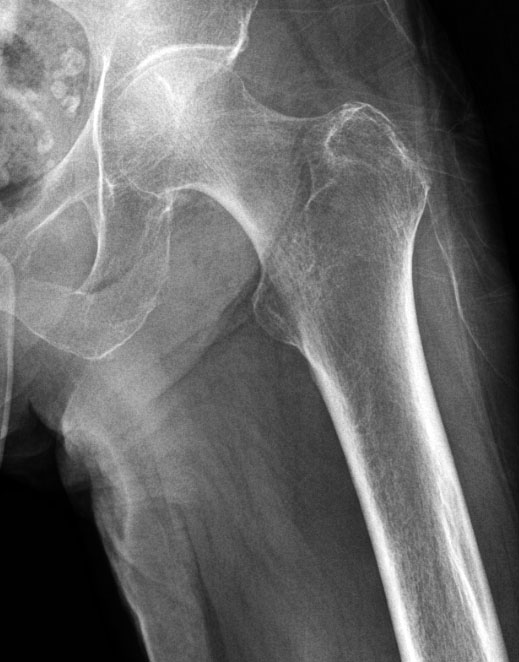
#> input picture razbory/chrezvertelnyy_perelom/images/radiopaedia_ishodniki/rentgen_kosaya.jpg, 519 x 662 px
$ python postroit.py
#> lines starting #> are read from the running program, lines starting #| are printed output that depends on the picture
#!/usr/bin/env python3
"""Схемы к разбору «Чрезвертельный перелом у пациентки 100 лет».

    python3 postroit.py

zony_bedra.png — проксимальный отдел правой бедренной кости, вид спереди:
    А — анатомические зоны и граница прикрепления капсулы сустава;
    Б — типичные линии переломов с кодами AO/OTA 2018.
garden.png этим скриптом не строится: это иллюстрация Frank Gaillard
    (Radiopaedia, rID 7823, CC BY-NC-SA 3.0).
kadry_radiopaedia.jpg — рентгенограмма и МРТ из случая Radiopaedia
    (Tigges S., rID 187366), скомпонованы рядом; исходные кадры в radiopaedia_ishodniki/.

Контур кости условный: пропорции приближены к взрослой бедренной кости
(шеечно-диафизарный угол около 130°), это схема, а не анатомический атлас.
"""

from __future__ import annotations

from pathlib import Path

import numpy as np
import matplotlib

matplotlib.use("Agg")
import matplotlib.pyplot as plt
from matplotlib.patches import Circle, Polygon
from matplotlib.path import Path as MPath

PAPKA = Path(__file__).resolve().parent

plt.rcParams.update({
    "font.family": "DejaVu Sans",
    "font.size": 9,
    "axes.titlesize": 10.5,
    "axes.titleweight": "bold",
    "axes.titlecolor": "#1c2833",
    "figure.facecolor": "white",
    "savefig.facecolor": "white",
    "savefig.dpi": 220,
    "savefig.bbox": "tight",
})

TEMNYY = "#1c2833"
KOST = "#f4ecd8"
KOST_KRAY = "#6e5f45"
KAPSULA = "#2471a3"
KAPSULA_ZALIVKA = "#d6eaf8"
KRASNYY = "#a93226"
ORANZH = "#ca6f1e"
ZELENYY = "#1e8449"
FIOLET = "#7d3c98"
SERYY = "#7f8c8d"

# Условная система координат, мм; медиальная сторона слева, диафиз вертикален.
# Ось шейки выходит из точки OSNOVANIE под углом 130° к диафизу (40° к горизонтали).
OSNOVANIE = np.array([0.0, 135.0])
OS_SHEYKI = np.array([-np.cos(np.radians(40)), np.sin(np.radians(40))])
NORMAL = np.array([OS_SHEYKI[1], -OS_SHEYKI[0]])     # направлена вверх-латерально
GOLOVKA = tuple(OSNOVANIE + 65 * OS_SHEYKI)
R_GOL = 22.0


def na_sheyke(s: float, smeshchenie: float = 0.0) -> np.ndarray:
    """Точка на расстоянии s от основания по оси шейки, со смещением по нормали."""
    return OSNOVANIE + s * OS_SHEYKI + smeshchenie * NORMAL


def chaikin(tochki: np.ndarray, iteracii: int = 4) -> np.ndarray:
    """Сглаживание замкнутой ломаной методом Чайкина."""
#> called with tochki = array of shape (94, 2), iteracii = 3
    p = tochki
    for _ in range(iteracii):
        q = 0.75 * p + 0.25 * np.roll(p, -1, axis=0)
        r = 0.25 * p + 0.75 * np.roll(p, -1, axis=0)
        p = np.empty((2 * len(q), 2))
        p[0::2], p[1::2] = q, r
    return p


POLUSHIRINA_SHEYKI = 13.0


def styk_s_golovkoy(h: float) -> tuple[float, float]:
    """Параметр s и угол (рад) точки, где край шейки со смещением h входит в головку."""
    s = 65 - np.sqrt(R_GOL ** 2 - h ** 2)
    v = na_sheyke(s, h) - np.array(GOLOVKA)
    return s, np.arctan2(v[1], v[0])


def kontur_kosti() -> np.ndarray:
    """Замкнутый контур по часовой стрелке от латерального края диафиза внизу."""
    s_v, ug_v = styk_s_golovkoy(POLUSHIRINA_SHEYKI)
    s_n, ug_n = styk_s_golovkoy(-POLUSHIRINA_SHEYKI)
    lateral = [(15, 0), (15, 60), (15, 104), (17, 132), (21, 150), (24, 162),
               (21, 171), (13, 175), (6, 171), (3, 163)]                       # большой вертел и вертельная ямка
    verh = [tuple(na_sheyke(s, POLUSHIRINA_SHEYKI + 3 * (1 - s / s_v))) for s in (12, 30, s_v)]
    ugly = np.linspace(ug_v, ug_n + 2 * np.pi, 70)
    golovka = [(GOLOVKA[0] + R_GOL * np.cos(a), GOLOVKA[1] + R_GOL * np.sin(a)) for a in ugly]
    niz = [tuple(na_sheyke(s, -POLUSHIRINA_SHEYKI - 4 * (1 - s / s_n))) for s in (s_n, 28)]
    medial = [(-24, 133), (-19, 126), (-24, 121), (-31, 116), (-29, 110), (-19, 106),   # малый вертел
              (-15, 98), (-15, 60), (-15, 0)]
    return np.array(lateral + verh + golovka + niz + medial, dtype=float)


def narisovat_kost(ax, zalivka: str = KOST) -> None:
    syroy = kontur_kosti()
    # Сглаживается всё, кроме дуги головки, — у неё точек достаточно.
    gladkiy = chaikin(syroy, 3)
    gladkiy = np.vstack([gladkiy[gladkiy[:, 1] > 3], [(-15, 0), (15, 0)]])
    ax.add_patch(Polygon(gladkiy, closed=True, fc=zalivka, ec=KOST_KRAY, lw=1.3, zorder=2))
    x = np.linspace(-15, 15, 30)
    ax.plot(x, 1.2 * np.sin(x / 3.0), color=KOST_KRAY, lw=1.0, zorder=4)


def kapsula_kontur() -> tuple[np.ndarray, np.ndarray]:
    """Капсула: спереди крепится по межвертельной линии, проксимально — по краю вертлужной впадины."""
    t = np.linspace(0, 1, 40)
    nachalo, konec = np.array([9.0, 160.0]), np.array([-21.0, 126.0])
    mezh = nachalo + np.outer(t, konec - nachalo) + np.outer(np.sin(np.pi * t), [-4.0, 3.0])
    niz = [na_sheyke(22, -18), na_sheyke(40, -18)]
    ugly = np.radians(np.linspace(250, 60, 60))
    duga = np.column_stack([GOLOVKA[0] + 28 * np.cos(ugly), GOLOVKA[1] + 28 * np.sin(ugly)])
    verh = [na_sheyke(45, 17), na_sheyke(22, 17)]
    obvod = np.vstack([mezh, niz, duga, verh])
    return obvod, mezh


def kapsula(ax, zalivka: bool) -> None:
    obvod, mezh = kapsula_kontur()
    if zalivka:
        ax.add_patch(Polygon(obvod, closed=True, fc=KAPSULA_ZALIVKA, ec="none", alpha=0.55, zorder=3))
    ax.add_patch(Polygon(obvod, closed=True, fill=False, ec=KAPSULA, lw=1.3, ls=(0, (5, 3)), zorder=5))
    ax.plot(mezh[:, 0], mezh[:, 1], color=KAPSULA, lw=2.4, zorder=6)


def podpis(ax, xy, xytext, tekst, cvet=TEMNYY, ha="left") -> None:
    ax.annotate(tekst, xy=xy, xytext=xytext, fontsize=8.3, color=cvet, va="center", ha=ha,
                arrowprops=dict(arrowstyle="-", color=cvet if cvet != TEMNYY else SERYY, lw=0.7),
                zorder=8)


def risunok_zony() -> None:
    fig, (ax1, ax2) = plt.subplots(1, 2, figsize=(10.6, 6.6))

    # А. Зоны.
    narisovat_kost(ax1)
    kapsula(ax1, zalivka=True)
    ax1.add_patch(Polygon([(-15, 108), (15, 108), (15, 58), (-15, 58)], closed=True,
                          fc="none", ec=FIOLET, hatch="////", lw=0, alpha=0.5, zorder=4))
    for y in (108, 58):
        ax1.plot([-30, 30], [y, y], color=FIOLET, lw=0.8, ls=":", zorder=6)

    podpis(ax1, GOLOVKA, (-108, 222), "Головка")
    podpis(ax1, tuple(na_sheyke(32, -6)), (-108, 128), "Шейка — внутри\nкапсулы")
    podpis(ax1, (14, 168), (40, 200), "Большой вертел")
    podpis(ax1, (-22, 115), (-108, 100), "Малый вертел")
    podpis(ax1, (6, 136), (40, 142), "Вертельная область —\nвне капсулы")
    podpis(ax1, (0, 83), (40, 83), "Подвертельная зона:\nот малого вертела\nна 5 см дистальнее", cvet=FIOLET)
    podpis(ax1, (-6, 145), (-108, 60), "Межвертельная линия —\nпередняя граница\nприкрепления капсулы",
           cvet=KAPSULA)
    ax1.text(-108, 246, "Пунктир и голубая заливка — пространство,\nограниченное капсулой сустава",
             fontsize=7.9, color=KAPSULA, va="center")
    ax1.set_title("А. Зоны проксимального отдела и капсула", loc="left")

    # Б. Линии переломов.
    narisovat_kost(ax2)
    kapsula(ax2, zalivka=False)

    def poperek(s: float, h: float) -> list:
        return [tuple(na_sheyke(s, h)), tuple(na_sheyke(s, -h))]

    linii = [
        (poperek(47, 15), KRASNYY, "31B1 —\nсубкапитальный", (-108, 128)),
        (poperek(31, 16), KRASNYY, "31B2 —\nтрансцервикальный", (-108, 102)),
        (poperek(12, 17), ORANZH, "31B3 —\nбазисцервикальный", (-108, 76)),
        ([(22, 158), (-22, 121)], ZELENYY, "31A1–A2 — чрезвертельный:\nот большого вертела\nк малому вертелу",
         (40, 184)),
        ([(-21, 128), (15, 98)], FIOLET, "31A3 — межвертельный\nс обратной косой\nлинией", (40, 120)),
        ([(-15, 86), (15, 79)], SERYY, "Подвертельный", (40, 74)),
    ]
    for (a, b), cvet, tekst, xytext in linii:
        ax2.plot([a[0], b[0]], [a[1], b[1]], color=cvet, lw=2.6, zorder=7, solid_capstyle="round")
        if xytext[0] < 0:
            konec_linii = a if a[1] < b[1] else b
        else:
            konec_linii = a if a[0] > b[0] else b
        podpis(ax2, konec_linii, xytext, tekst, cvet=cvet)
    ax2.text(-108, 256, "31C — переломы головки (Pipkin I–IV) не показаны",
             fontsize=7.9, color=SERYY, va="center")
    ax2.set_title("Б. Типичные линии переломов, AO/OTA 2018", loc="left")

    for ax in (ax1, ax2):
        ax.set_xlim(-110, 104)
        ax.set_ylim(40, 262)
        ax.set_aspect("equal")
        ax.axis("off")
    fig.tight_layout()
    fig.savefig(PAPKA / "zony_bedra.png")
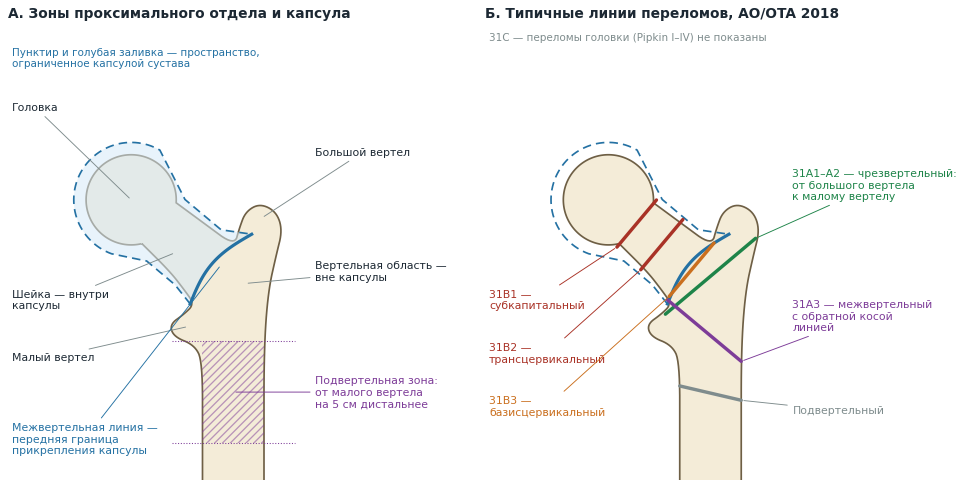
#> figure drawn by matplotlib, 2 panels
    plt.close(fig)

def kadry_radiopaedia() -> None:
    from PIL import Image

    ish = PAPKA / "radiopaedia_ishodniki"
    rg = Image.open(ish / "rentgen_kosaya.jpg").convert("L")
#> rg is the input picture: PIL image 519x662 L; min 0, max 255, mean 104.4
    mrt = Image.open(ish / "mrt_t1_koronar.jpg").convert("L")
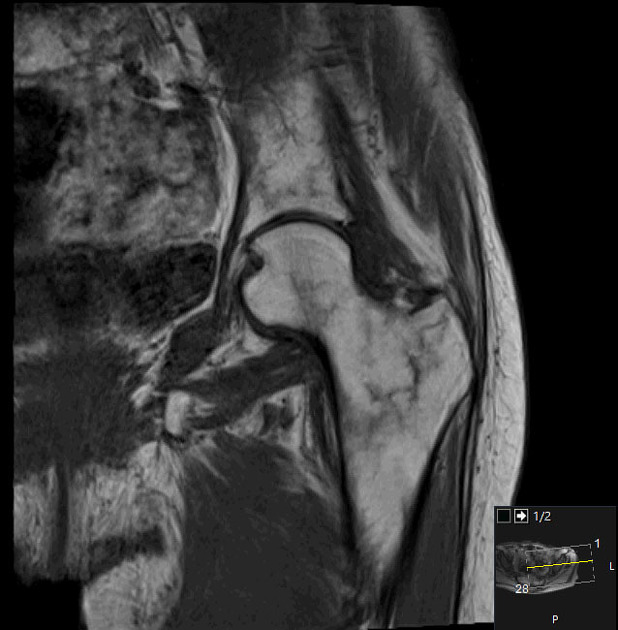
#> input picture razbory/chrezvertelnyy_perelom/images/radiopaedia_ishodniki/mrt_t1_koronar.jpg, 618 x 630 px
    # Вставка-локализатор в правом нижнем углу кадра МРТ закрывается обрезкой.
    mrt = mrt.crop((0, 0, int(mrt.width * 0.88), int(mrt.height * 0.80)))
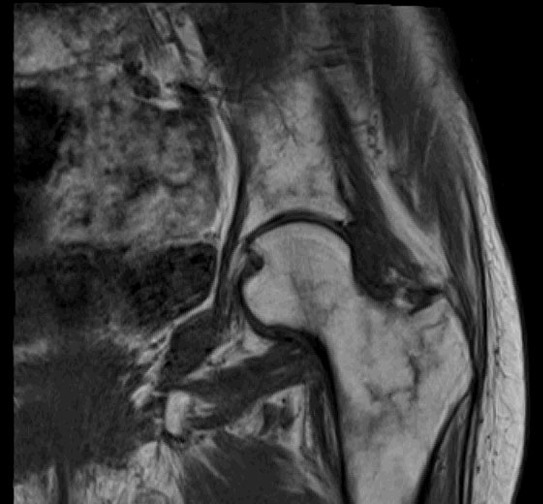
#> mrt: PIL image 543x504 L; min 0, max 202, mean 64.6
    vys = 640
    rg = rg.resize((round(rg.width * vys / rg.height), vys), Image.LANCZOS)
#> rg: PIL image 502x640 L
    mrt = mrt.resize((round(mrt.width * vys / mrt.height), vys), Image.LANCZOS)
#> mrt: PIL image 690x640 L
    zazor = 14
    holst = Image.new("L", (rg.width + zazor + mrt.width, vys), 255)
#> holst: PIL image 1206x640 L; every value is 255
    holst.paste(rg, (0, 0))
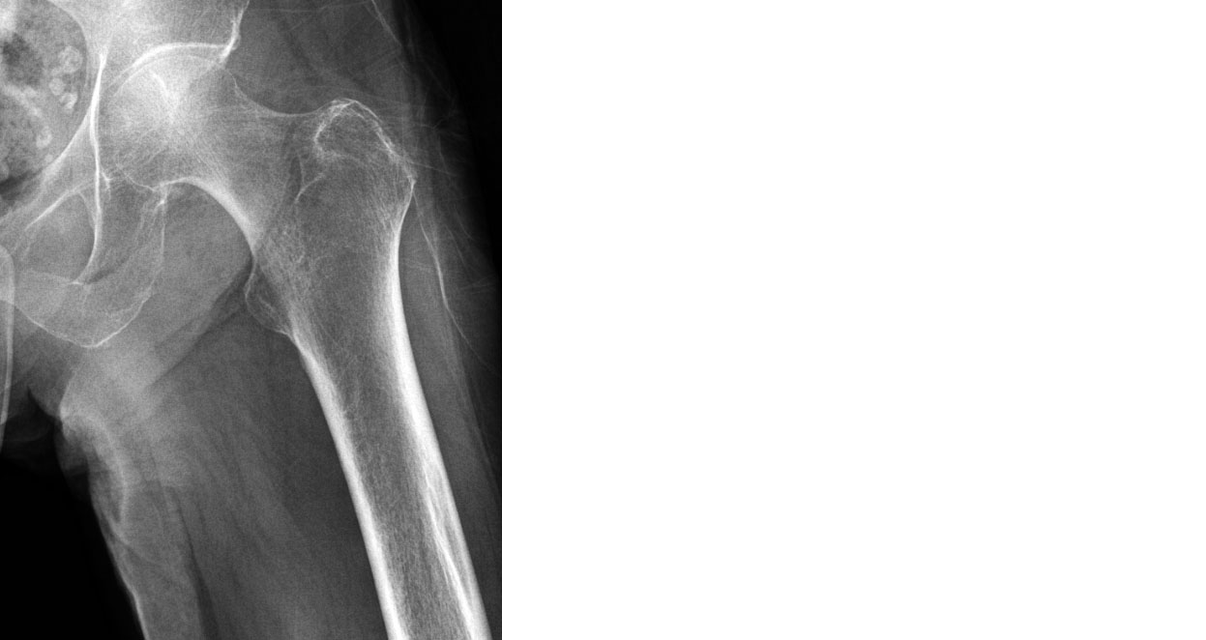
#> holst: PIL image 1206x640 L; min 0, max 255, mean 192.3
    holst.paste(mrt, (rg.width + zazor, 0))
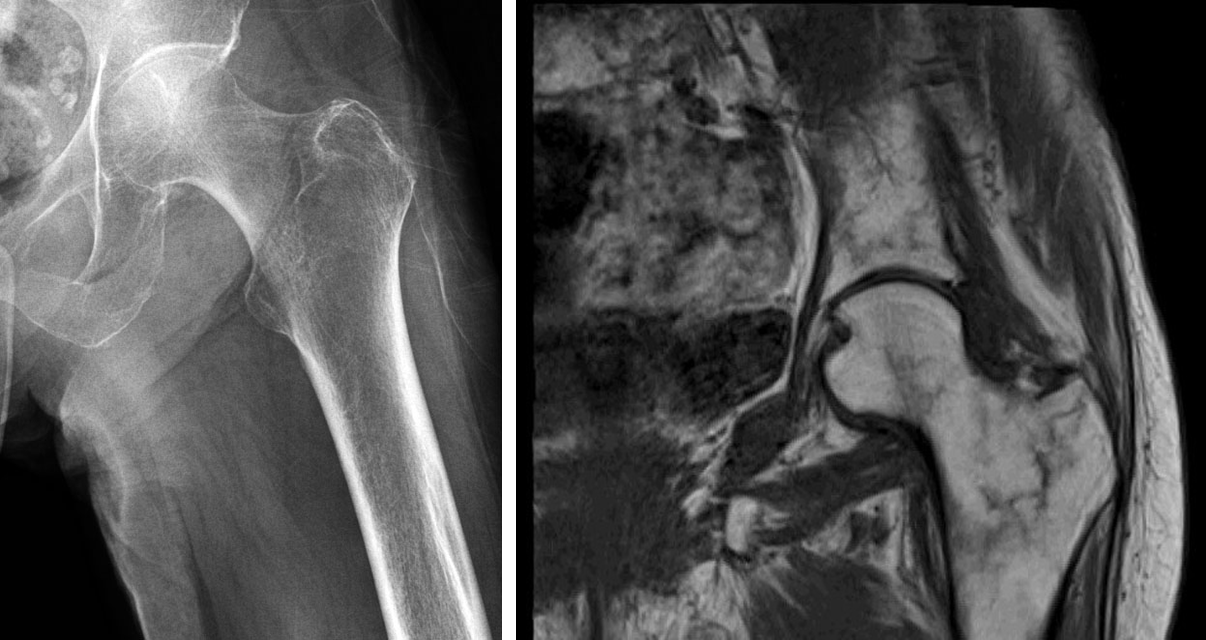
#> holst: PIL image 1206x640 L; min 0, max 255, mean 83.4
    holst.save(PAPKA / "kadry_radiopaedia.jpg", quality=92)


if __name__ == "__main__":
    risunok_zony()
    kadry_radiopaedia()
